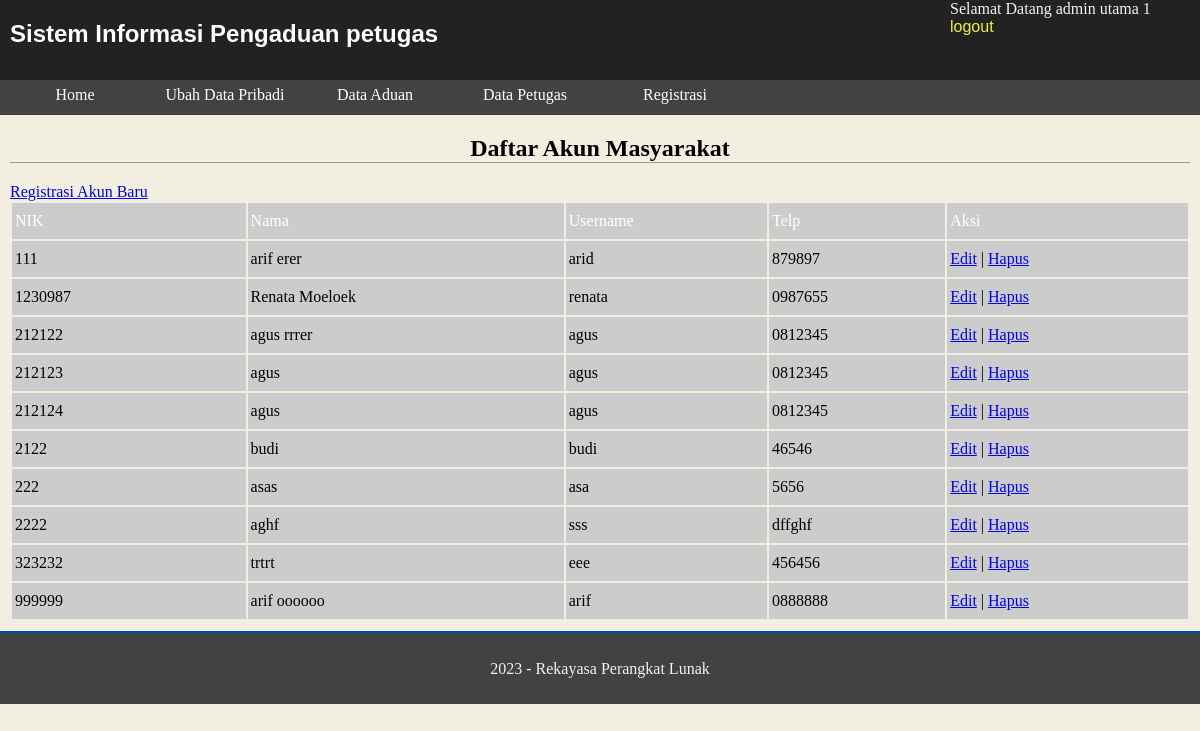
The page /petugas/registrasi.php (signed in) on the database its author committed.
### tables this page shows
CREATE TABLE `petugas` (
  `id_petugas` int(11) NOT NULL,
  `nama_petugas` varchar(35) NOT NULL,
  `username` varchar(25) NOT NULL,
  `password` varchar(32) NOT NULL,
  `telp` varchar(13) NOT NULL,
  `level` enum('admin','petugas') NOT NULL
);

CREATE TABLE `masyarakat` (
  `nik` char(16) NOT NULL,
  `nama` varchar(35) NOT NULL,
  `username` varchar(25) NOT NULL,
  `password` text NOT NULL,
  `telp` varchar(13) NOT NULL
);

### petugas/registrasi.php (the view, shortened to what this page needs)
<?php
include "../inc/koneksi.php";
$kueri_identitas = mysqli_query($konek,"SELECT * FROM petugas WHERE id_petugas = '".$_SESSION['ses_idpetugas']."'");
$data_identitas = mysqli_fetch_array($kueri_identitas);
?>
<!DOCTYPE html>
<html>
<head>
     <link rel="stylesheet" type="text/css" href="stylepetugas.css">
</head>
<body>
    <header>
        <h1>Sistem Informasi Pengaduan petugas</h1>
		<div class="identitas">Selamat Datang <?php echo $data_identitas[1]; ?><br>
		<a href="aksipetugas.php?a=logout">logout</a></div>
    </header>
    <nav>
        <?php
			include("menu.php");
		?>
    </nav>
    <div class="container">
        <div class="content">
            <h2>Daftar Akun Masyarakat</h2>
			<a href="tambahmasyarakat.php">Registrasi Akun Baru</a>
            <table width="100%">
			<tr><td width="20%" class="headertabel">NIK</td>
				<td class="headertabel">Nama</td>
				<td class="headertabel">Username</td>
				<td class="headertabel">Telp</td>
				<td class="headertabel">Aksi</td></tr>
			<?php
				$kueri_masy = mysqli_query($konek,"SELECT * FROM masyarakat ");
				while($data_masy = mysqli_fetch_array($kueri_masy)){
					echo "<tr><td>".$data_masy[0]."</td>
							<td>".$data_masy[1]."</td><td>".$data_masy[2]."</td><td>".$data_masy[4]."</td>
							<td>
							<a href='editmasyarakat.php?id=".$data_masy[0]."'>Edit</a> |
							<a href='aksipetugas.php?a=hapusmasyarakat&id=".$data_masy[0]."'>Hapus</a>
							</td></tr>";
				}
			?>
			</table>
        </div>
    </div>
    <footer>
        <p>2023 - Rekayasa Perangkat Lunak</p>
    </footer>
</body>
</html>

### petugas/stylepetugas.css (style rules this page uses)
body { margin: 0; padding: 0; background: #F3EFE0; }
header { margin: 0; padding: 0; background: #222222; display: block; height: 80px; color: #f2f2f2; }
header h1 { margin: 0; padding: 20px 10px 10px 10px; font-size: 24px; font-family: Arial,Helvetica; width: 600px; float: left; color: #fff; }
nav { background: #434242; width: 100%; height: 35px; display: block; }
.container { width: 100%; clear: both; float: left; min-height: 450px; }
.content { margin: 10px; display: block; }
.content td { background: #ccc; height: 30px; padding: 3px; }
footer { clear: both; display: block; background: #434242; border-top: solid 3px #0c4b98; color: #f2f2f2; height: 50px; text-align: center; padding: 10px; }
h2 { text-align: center; border-bottom: solid 1px #999; }
.identitas { width: 250px; height: 100px; display: block; float: right; }
.identitas a, .identitas a:link, .identitas a:visited, .identitas a:active { text-decoration: none; color: #e9f531; font-size: 16px; font-family: Arial,Helvetica; }
.headertabel { height: 30px; padding-left: 10px; background: #22A39F; color: #fff; }

### rows shown on the page
petugas: nama_petugas "admin utama 1"
masyarakat: nik "111", nama "arif erer", username "arid", telp "879897"
masyarakat: nik "1230987", nama "Renata Moeloek", username "renata", telp "0987655"
masyarakat: nik "212122", nama "agus rrrer", username "agus", telp "0812345"
masyarakat: nik "212123", nama "agus", username "agus", telp "0812345"
masyarakat: nik "212124", nama "agus", username "agus", telp "0812345"
masyarakat: nik "2122", nama "budi", username "budi", telp "46546"
masyarakat: nik "222", nama "asas", username "asa", telp "5656"
masyarakat: nik "2222", nama "aghf", username "sss", telp "dffghf"
masyarakat: nik "323232", nama "trtrt", username "eee", telp "456456"
masyarakat: nik "999999", nama "arif oooooo", username "arif", telp "0888888"
